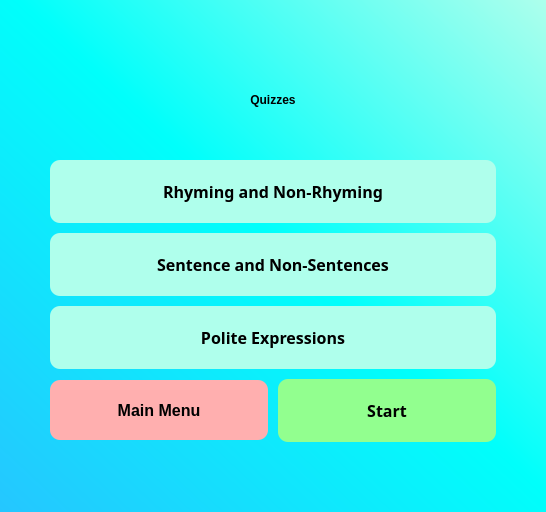
<?xml version="1.0" encoding="UTF-8"?>
<ui version="4.0">
 <class>QuizScreen</class>
 <widget class="QWidget" name="QuizScreen">
  <property name="geometry">
   <rect>
    <x>0</x>
    <y>0</y>
    <width>546</width>
    <height>497</height>
   </rect>
  </property>
  <property name="windowTitle">
   <string>Quiz Screen</string>
  </property>
  <property name="styleSheet">
   <string notr="true">#QuizScreen{
background: qlineargradient(spread:pad, x1:0, y1:1, x2:1, y2:0, stop:0 rgba(37, 198, 255, 255), stop:0.517857 rgba(0, 255, 251, 255), stop:1 rgba(174, 255, 236, 255))
}</string>
  </property>
  <layout class="QGridLayout" name="gridLayout_2">
   <property name="leftMargin">
    <number>50</number>
   </property>
   <property name="topMargin">
    <number>50</number>
   </property>
   <property name="rightMargin">
    <number>50</number>
   </property>
   <property name="bottomMargin">
    <number>70</number>
   </property>
   <property name="spacing">
    <number>10</number>
   </property>
   <item row="0" column="0">
    <widget class="QWidget" name="Quiz" native="true">
     <property name="styleSheet">
      <string notr="true">QPushButton {
font-size: 16px;
background-color: #AFFFEC !important;
color: black; 
font-family: 'Gilroy';
font-weight: 600;
border-radius: 10px;
padding: 20px;
}

QPushButton::hover {
background-color: #AFFFDD !important;
}</string>
     </property>
     <layout class="QGridLayout" name="gridLayout">
      <property name="leftMargin">
       <number>0</number>
      </property>
      <property name="topMargin">
       <number>0</number>
      </property>
      <property name="rightMargin">
       <number>0</number>
      </property>
      <property name="bottomMargin">
       <number>0</number>
      </property>
      <property name="spacing">
       <number>10</number>
      </property>
      <item row="0" column="0" colspan="2">
       <widget class="QLabel" name="Title">
        <property name="minimumSize">
         <size>
          <width>0</width>
          <height>100</height>
         </size>
        </property>
        <property name="styleSheet">
         <string notr="true">font: 87 32pt &quot;Gilroy&quot;;
font-weight: 900;
background: transparent;
color: black;</string>
        </property>
        <property name="text">
         <string>Quizzes</string>
        </property>
        <property name="alignment">
         <set>Qt::AlignCenter</set>
        </property>
        <property name="wordWrap">
         <bool>true</bool>
        </property>
        <property name="textInteractionFlags">
         <set>Qt::LinksAccessibleByMouse</set>
        </property>
       </widget>
      </item>
      <item row="1" column="0" colspan="2">
       <widget class="QPushButton" name="btnRhyming">
        <property name="font">
         <font>
          <family>Gilroy</family>
          
          <weight>75</weight>
          <bold>true</bold>
         </font>
        </property>
        <property name="cursor">
         <cursorShape>PointingHandCursor</cursorShape>
        </property>
        <property name="focusPolicy">
         <enum>Qt::NoFocus</enum>
        </property>
        <property name="styleSheet">
         <string notr="true"/>
        </property>
        <property name="text">
         <string>Rhyming and Non-Rhyming</string>
        </property>
        <property name="autoDefault">
         <bool>true</bool>
        </property>
        <property name="default">
         <bool>true</bool>
        </property>
        <property name="flat">
         <bool>true</bool>
        </property>
       </widget>
      </item>
      <item row="2" column="0" colspan="2">
       <widget class="QPushButton" name="btnSentence">
        <property name="font">
         <font>
          <family>Gilroy</family>
          
          <weight>75</weight>
          <bold>true</bold>
         </font>
        </property>
        <property name="cursor">
         <cursorShape>PointingHandCursor</cursorShape>
        </property>
        <property name="focusPolicy">
         <enum>Qt::NoFocus</enum>
        </property>
        <property name="styleSheet">
         <string notr="true"/>
        </property>
        <property name="text">
         <string>Sentence and Non-Sentences</string>
        </property>
        <property name="autoDefault">
         <bool>true</bool>
        </property>
        <property name="default">
         <bool>true</bool>
        </property>
        <property name="flat">
         <bool>true</bool>
        </property>
       </widget>
      </item>
      <item row="3" column="0" colspan="2">
       <widget class="QPushButton" name="btnExpress">
        <property name="font">
         <font>
          <family>Gilroy</family>
          
          <weight>75</weight>
          <bold>true</bold>
         </font>
        </property>
        <property name="cursor">
         <cursorShape>PointingHandCursor</cursorShape>
        </property>
        <property name="focusPolicy">
         <enum>Qt::NoFocus</enum>
        </property>
        <property name="styleSheet">
         <string notr="true"/>
        </property>
        <property name="text">
         <string>Polite Expressions</string>
        </property>
        <property name="autoDefault">
         <bool>true</bool>
        </property>
        <property name="default">
         <bool>true</bool>
        </property>
        <property name="flat">
         <bool>true</bool>
        </property>
       </widget>
      </item>
      <item row="4" column="0">
       <widget class="QPushButton" name="btnMenu">
        <property name="minimumSize">
         <size>
          <width>0</width>
          <height>60</height>
         </size>
        </property>
        <property name="cursor">
         <cursorShape>PointingHandCursor</cursorShape>
        </property>
        <property name="focusPolicy">
         <enum>Qt::NoFocus</enum>
        </property>
        <property name="styleSheet">
         <string notr="true">background-color: #ffafaf;
	color: black; 
	font-family: 'Gilroy';
	font-weight: 600;
	border-radius: 10px;
	padding: 20px;
</string>
        </property>
        <property name="text">
         <string>Main Menu</string>
        </property>
       </widget>
      </item>
      <item row="4" column="1">
       <widget class="QPushButton" name="btnStart">
        <property name="font">
         <font>
          <family>Gilroy</family>
          
          <weight>75</weight>
          <bold>true</bold>
         </font>
        </property>
        <property name="cursor">
         <cursorShape>PointingHandCursor</cursorShape>
        </property>
        <property name="focusPolicy">
         <enum>Qt::NoFocus</enum>
        </property>
        <property name="styleSheet">
         <string notr="true">background-color: #92ff8f;
	color: black; 
	font-family: 'Gilroy';
	font-weight: 600;
	border-radius: 10px;
	padding: 20px;
</string>
        </property>
        <property name="text">
         <string>Start</string>
        </property>
       </widget>
      </item>
     </layout>
    </widget>
   </item>
  </layout>
 </widget>
 <resources/>
 <connections/>
</ui>
